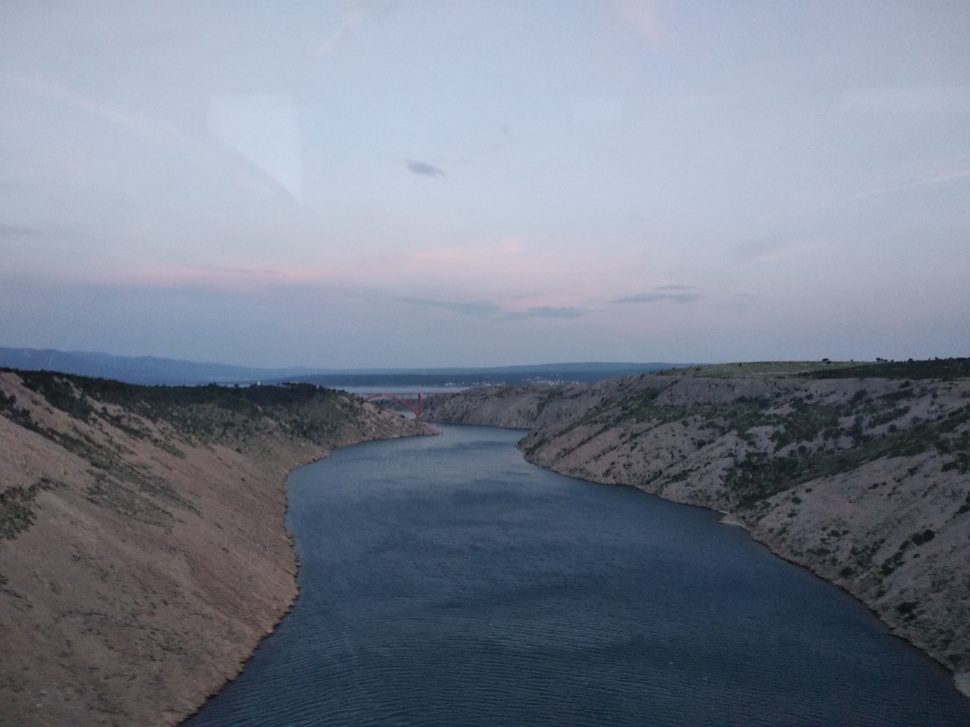
#> input picture dataset/1.jpg, 970 x 727 px, shrunk from 4000 x 3000 before the run; its folder holds 4 pictures in this run
$ python RGBToBW.py
#> lines starting #> are read from the running program, lines starting #| are printed output that depends on the picture
import os
import cv2

# Pretvara sve fotografije u boji iz foldera '.\dataset' u crno bijele fotografije te ih smiješta
# u folder '.\dataset_bw' dodavajuci imenima slika prefiks 'bw_'

path = "dataset"
gray_path = "dataset_bw"

files = os.listdir(path)

for image in files:
   img = cv2.imread(os.path.join(path, image))
#> img is the input picture: shape (727, 970, 3); mean B, G, R 140.6, 125.6, 117.3
   gray = cv2.cvtColor(img, cv2.COLOR_BGR2GRAY)
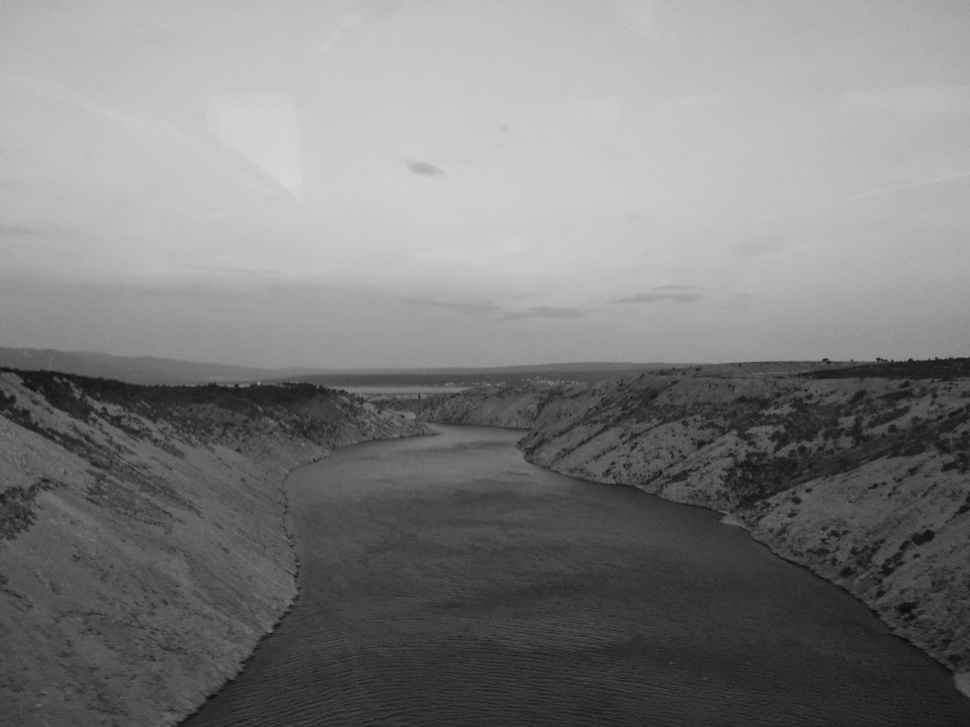
#> gray: shape (727, 970); min 10, max 215, mean 124.9
   new_img_name = "bw_" + image
   cv2.imwrite(os.path.join(gray_path, new_img_name), gray)
#> pass 2 of the loop `for image in files:`:
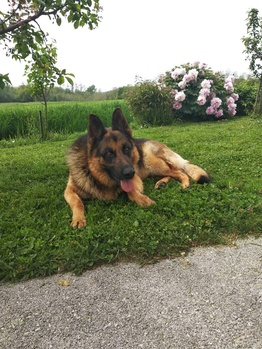
#> input picture dataset/15.jpg, 262 x 349 px, shrunk from 1080 x 1440 before the run
#> img is the input picture: shape (349, 262, 3); mean B, G, R 113.4, 140.1, 136.6
#> `gray = cv2.cvtColor(img, cv2.COLOR_BGR2GRAY)`:
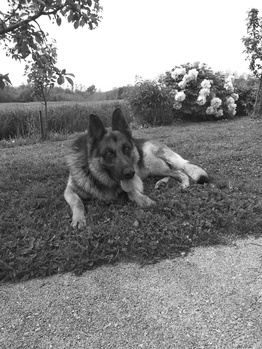
#> gray: shape (349, 262); min 10, max 255, mean 136
#> pass 3 of the loop `for image in files:`:
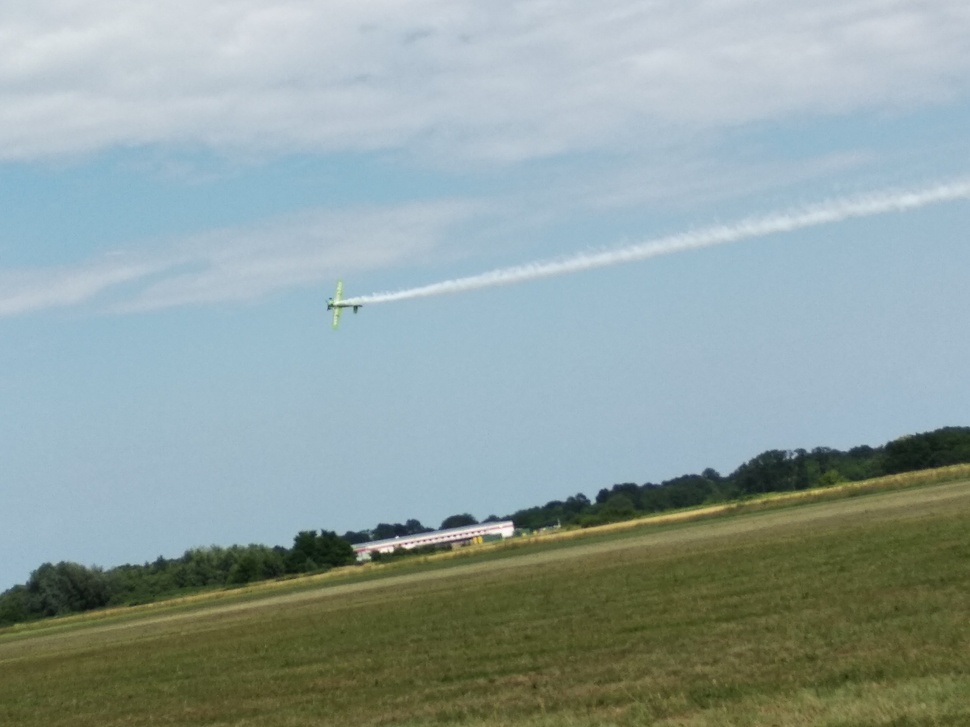
#> input picture dataset/2.jpg, 970 x 727 px, shrunk from 4000 x 3000 before the run
#> img is the input picture: shape (727, 970, 3); mean B, G, R 159.7, 161.3, 144.7
#> `gray = cv2.cvtColor(img, cv2.COLOR_BGR2GRAY)`:
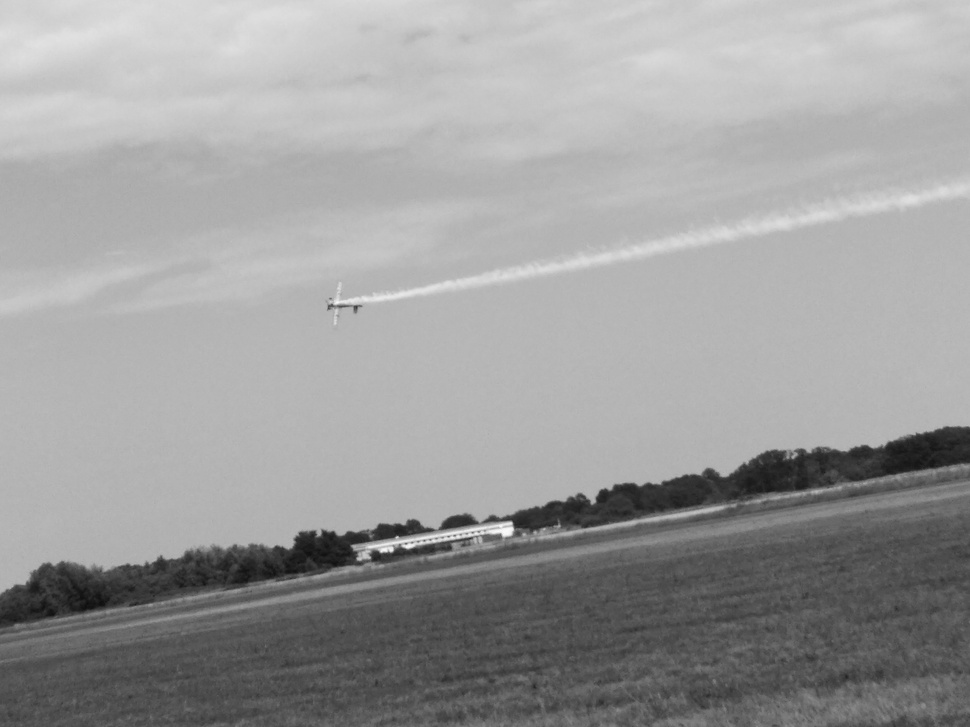
#> gray: shape (727, 970); min 12, max 250, mean 156.1
#> the loop made 4 passes; the first 3 are shown
